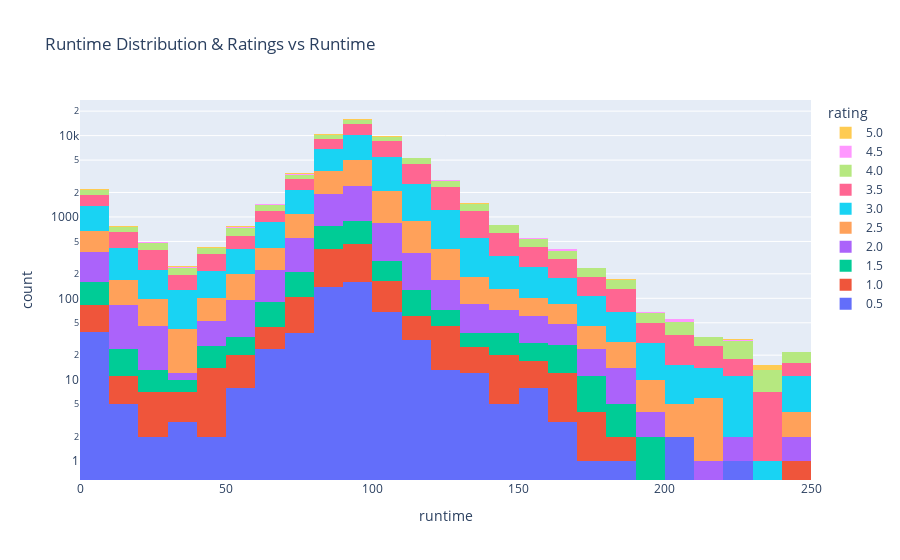

The notebook cell this image was saved under:
### Markdown cell above
The visualization below serves 2 purposes:

- It helps us see the distribution of movies based on runtime
- It helps us determine if runtime is a significant factor in ratings.

These pieces of information will help us identify if runtime is an important factor to consider when recommending a movie to a user

### Code cell
fig = px.histogram(df_merged_with_genres.sort_values(
    by="rating"), x='runtime', nbins=10, color="rating", log_y=True, title="Runtime Distribution & Ratings vs Runtime")

fig.update_traces(xbins=dict( 
    start=0.0,
    end=250,
    size=10
))
fig.update_layout(legend_traceorder="reversed")


fig.show()

### Figure 1 — Plotly figure (JSON) as saved in the notebook; plotly's stock layout.template omitted (floating-point values rounded to 4 significant figures; data arrays with more than 128 entries replaced by an {"elided": "..."} marker saying what was removed)
{"data": [{"alignmentgroup": "True", "bingroup": "x", "hovertemplate": "rating=0.5<br>runtime=%{x}<br>count=%{y}<extra></extra>", "legendgroup": "0.5", "marker": {"color": "#636efa", "pattern": {"shape": ""}}, "name": "0.5", "nbinsx": 10, "offsetgroup": "0.5", "orientation": "v", "showlegend": true, "type": "histogram", "x": {"elided": "674 int values"}, "xaxis": "x", "xbins": {"end": 250, "size": 10, "start": 0}, "yaxis": "y"}, {"alignmentgroup": "True", "bingroup": "x", "hovertemplate": "rating=1.0<br>runtime=%{x}<br>count=%{y}<extra></extra>", "legendgroup": "1.0", "marker": {"color": "#EF553B", "pattern": {"shape": ""}}, "name": "1.0", "nbinsx": 10, "offsetgroup": "1.0", "orientation": "v", "showlegend": true, "type": "histogram", "x": {"elided": "1061 int values"}, "xaxis": "x", "xbins": {"end": 250, "size": 10, "start": 0}, "yaxis": "y"}, {"alignmentgroup": "True", "bingroup": "x", "hovertemplate": "rating=1.5<br>runtime=%{x}<br>count=%{y}<extra></extra>", "legendgroup": "1.5", "marker": {"color": "#00cc96", "pattern": {"shape": ""}}, "name": "1.5", "nbinsx": 10, "offsetgroup": "1.5", "orientation": "v", "showlegend": true, "type": "histogram", "x": {"elided": "1930 int values"}, "xaxis": "x", "xbins": {"end": 250, "size": 10, "start": 0}, "yaxis": "y"}, {"alignmentgroup": "True", "bingroup": "x", "hovertemplate": "rating=2.0<br>runtime=%{x}<br>count=%{y}<extra></extra>", "legendgroup": "2.0", "marker": {"color": "#ab63fa", "pattern": {"shape": ""}}, "name": "2.0", "nbinsx": 10, "offsetgroup": "2.0", "orientation": "v", "showlegend": true, "type": "histogram", "x": {"elided": "5977 int values"}, "xaxis": "x", "xbins": {"end": 250, "size": 10, "start": 0}, "yaxis": "y"}, {"alignmentgroup": "True", "bingroup": "x", "hovertemplate": "rating=2.5<br>runtime=%{x}<br>count=%{y}<extra></extra>", "legendgroup": "2.5", "marker": {"color": "#FFA15A", "pattern": {"shape": ""}}, "name": "2.5", "nbinsx": 10, "offsetgroup": "2.5", "orientation": "v", "showlegend": true, "type": "histogram", "x": {"elided": "9612 int values"}, "xaxis": "x", "xbins": {"end": 250, "size": 10, "start": 0}, "yaxis": "y"}, {"alignmentgroup": "True", "bingroup": "x", "hovertemplate": "rating=3.0<br>runtime=%{x}<br>count=%{y}<extra></extra>", "legendgroup": "3.0", "marker": {"color": "#19d3f3", "pattern": {"shape": ""}}, "name": "3.0", "nbinsx": 10, "offsetgroup": "3.0", "orientation": "v", "showlegend": true, "type": "histogram", "x": {"elided": "21728 int values"}, "xaxis": "x", "xbins": {"end": 250, "size": 10, "start": 0}, "yaxis": "y"}, {"alignmentgroup": "True", "bingroup": "x", "hovertemplate": "rating=3.5<br>runtime=%{x}<br>count=%{y}<extra></extra>", "legendgroup": "3.5", "marker": {"color": "#FF6692", "pattern": {"shape": ""}}, "name": "3.5", "nbinsx": 10, "offsetgroup": "3.5", "orientation": "v", "showlegend": true, "type": "histogram", "x": {"elided": "17613 int values"}, "xaxis": "x", "xbins": {"end": 250, "size": 10, "start": 0}, "yaxis": "y"}, {"alignmentgroup": "True", "bingroup": "x", "hovertemplate": "rating=4.0<br>runtime=%{x}<br>count=%{y}<extra></extra>", "legendgroup": "4.0", "marker": {"color": "#B6E880", "pattern": {"shape": ""}}, "name": "4.0", "nbinsx": 10, "offsetgroup": "4.0", "orientation": "v", "showlegend": true, "type": "histogram", "x": {"elided": "8936 int values"}, "xaxis": "x", "xbins": {"end": 250, "size": 10, "start": 0}, "yaxis": "y"}, {"alignmentgroup": "True", "bingroup": "x", "hovertemplate": "rating=4.5<br>runtime=%{x}<br>count=%{y}<extra></extra>", "legendgroup": "4.5", "marker": {"color": "#FF97FF", "pattern": {"shape": ""}}, "name": "4.5", "nbinsx": 10, "offsetgroup": "4.5", "orientation": "v", "showlegend": true, "type": "histogram", "x": {"elided": "1277 int values"}, "xaxis": "x", "xbins": {"end": 250, "size": 10, "start": 0}, "yaxis": "y"}, {"alignmentgroup": "True", "bingroup": "x", "hovertemplate": "rating=5.0<br>runtime=%{x}<br>count=%{y}<extra></extra>", "legendgroup": "5.0", "marker": {"color": "#FECB52", "pattern": {"shape": ""}}, "name": "5.0", "nbinsx": 10, "offsetgroup": "5.0", "orientation": "v", "showlegend": true, "type": "histogram", "x": {"elided": "1122 int values"}, "xaxis": "x", "xbins": {"end": 250, "size": 10, "start": 0}, "yaxis": "y"}], "layout": {"barmode": "relative", "legend": {"title": {"text": "rating"}, "tracegroupgap": 0, "traceorder": "reversed"}, "title": {"text": "Runtime Distribution & Ratings vs Runtime"}, "xaxis": {"anchor": "y", "domain": [0, 1], "title": {"text": "runtime"}}, "yaxis": {"anchor": "x", "domain": [0, 1], "title": {"text": "count"}, "type": "log"}}}
